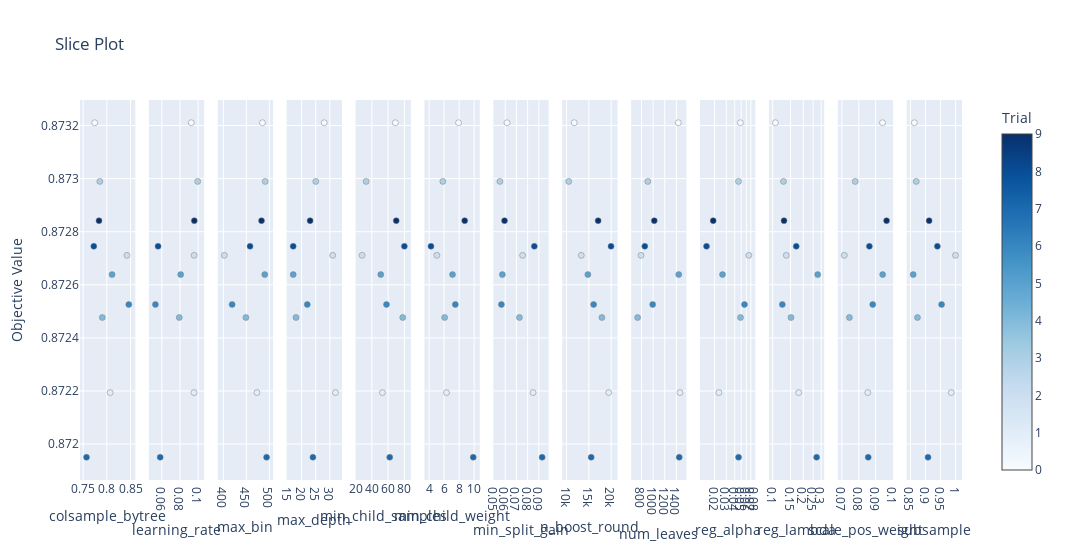

The cell this chart's notebook holds for it:
### Code cell
optuna.visualization.plot_slice(study)

### Figure 1 — Plotly figure (JSON) as saved in the notebook; plotly's stock layout.template omitted (floating-point values rounded to 4 significant figures)
{"data": [{"marker": {"color": [0, 1, 2, 3, 4, 5, 6, 7, 8, 9], "colorbar": {"title": {"text": "Trial"}, "x": 1, "xpad": 40}, "colorscale": [[0, "rgb(247,251,255)"], [0.125, "rgb(222,235,247)"], [0.25, "rgb(198,219,239)"], [0.375, "rgb(158,202,225)"], [0.5, "rgb(107,174,214)"], [0.625, "rgb(66,146,198)"], [0.75, "rgb(33,113,181)"], [0.875, "rgb(8,81,156)"], [1, "rgb(8,48,107)"]], "line": {"color": "Grey", "width": 0.5}, "showscale": true}, "mode": "markers", "name": "Feasible Trial", "showlegend": false, "type": "scatter", "x": [0.7746, 0.8071, 0.8426, 0.7852, 0.7905, 0.811, 0.8464, 0.7572, 0.7725, 0.7835], "xaxis": "x", "y": [0.8732, 0.8722, 0.8727, 0.873, 0.8725, 0.8726, 0.8725, 0.872, 0.8727, 0.8728], "yaxis": "y"}, {"marker": {"color": [0, 1, 2, 3, 4, 5, 6, 7, 8, 9], "colorbar": {"title": {"text": "Trial"}, "x": 1, "xpad": 40}, "colorscale": [[0, "rgb(247,251,255)"], [0.125, "rgb(222,235,247)"], [0.25, "rgb(198,219,239)"], [0.375, "rgb(158,202,225)"], [0.5, "rgb(107,174,214)"], [0.625, "rgb(66,146,198)"], [0.75, "rgb(33,113,181)"], [0.875, "rgb(8,81,156)"], [1, "rgb(8,48,107)"]], "line": {"color": "Grey", "width": 0.5}, "showscale": false}, "mode": "markers", "name": "Feasible Trial", "showlegend": false, "type": "scatter", "x": [0.09251, 0.09557, 0.09567, 0.09958, 0.07924, 0.08081, 0.05291, 0.05819, 0.05585, 0.09584], "xaxis": "x2", "y": [0.8732, 0.8722, 0.8727, 0.873, 0.8725, 0.8726, 0.8725, 0.872, 0.8727, 0.8728], "yaxis": "y2"}, {"marker": {"color": [0, 1, 2, 3, 4, 5, 6, 7, 8, 9], "colorbar": {"title": {"text": "Trial"}, "x": 1, "xpad": 40}, "colorscale": [[0, "rgb(247,251,255)"], [0.125, "rgb(222,235,247)"], [0.25, "rgb(198,219,239)"], [0.375, "rgb(158,202,225)"], [0.5, "rgb(107,174,214)"], [0.625, "rgb(66,146,198)"], [0.75, "rgb(33,113,181)"], [0.875, "rgb(8,81,156)"], [1, "rgb(8,48,107)"]], "line": {"color": "Grey", "width": 0.5}, "showscale": false}, "mode": "markers", "name": "Feasible Trial", "showlegend": false, "type": "scatter", "x": [485, 473, 402, 491, 449, 490, 419, 494, 458, 483], "xaxis": "x3", "y": [0.8732, 0.8722, 0.8727, 0.873, 0.8725, 0.8726, 0.8725, 0.872, 0.8727, 0.8728], "yaxis": "y3"}, {"marker": {"color": [0, 1, 2, 3, 4, 5, 6, 7, 8, 9], "colorbar": {"title": {"text": "Trial"}, "x": 1, "xpad": 40}, "colorscale": [[0, "rgb(247,251,255)"], [0.125, "rgb(222,235,247)"], [0.25, "rgb(198,219,239)"], [0.375, "rgb(158,202,225)"], [0.5, "rgb(107,174,214)"], [0.625, "rgb(66,146,198)"], [0.75, "rgb(33,113,181)"], [0.875, "rgb(8,81,156)"], [1, "rgb(8,48,107)"]], "line": {"color": "Grey", "width": 0.5}, "showscale": false}, "mode": "markers", "name": "Feasible Trial", "showlegend": false, "type": "scatter", "x": [28, 32, 31, 25, 18, 17, 22, 24, 17, 23], "xaxis": "x4", "y": [0.8732, 0.8722, 0.8727, 0.873, 0.8725, 0.8726, 0.8725, 0.872, 0.8727, 0.8728], "yaxis": "y4"}, {"marker": {"color": [0, 1, 2, 3, 4, 5, 6, 7, 8, 9], "colorbar": {"title": {"text": "Trial"}, "x": 1, "xpad": 40}, "colorscale": [[0, "rgb(247,251,255)"], [0.125, "rgb(222,235,247)"], [0.25, "rgb(198,219,239)"], [0.375, "rgb(158,202,225)"], [0.5, "rgb(107,174,214)"], [0.625, "rgb(66,146,198)"], [0.75, "rgb(33,113,181)"], [0.875, "rgb(8,81,156)"], [1, "rgb(8,48,107)"]], "line": {"color": "Grey", "width": 0.5}, "showscale": false}, "mode": "markers", "name": "Feasible Trial", "showlegend": false, "type": "scatter", "x": [69, 53, 28, 33, 78, 51, 58, 62, 80, 70], "xaxis": "x5", "y": [0.8732, 0.8722, 0.8727, 0.873, 0.8725, 0.8726, 0.8725, 0.872, 0.8727, 0.8728], "yaxis": "y5"}, {"marker": {"color": [0, 1, 2, 3, 4, 5, 6, 7, 8, 9], "colorbar": {"title": {"text": "Trial"}, "x": 1, "xpad": 40}, "colorscale": [[0, "rgb(247,251,255)"], [0.125, "rgb(222,235,247)"], [0.25, "rgb(198,219,239)"], [0.375, "rgb(158,202,225)"], [0.5, "rgb(107,174,214)"], [0.625, "rgb(66,146,198)"], [0.75, "rgb(33,113,181)"], [0.875, "rgb(8,81,156)"], [1, "rgb(8,48,107)"]], "line": {"color": "Grey", "width": 0.5}, "showscale": false}, "mode": "markers", "name": "Feasible Trial", "showlegend": false, "type": "scatter", "x": [7.927, 6.318, 5.034, 5.832, 6.075, 7.121, 7.497, 9.885, 4.25, 8.747], "xaxis": "x6", "y": [0.8732, 0.8722, 0.8727, 0.873, 0.8725, 0.8726, 0.8725, 0.872, 0.8727, 0.8728], "yaxis": "y6"}, {"marker": {"color": [0, 1, 2, 3, 4, 5, 6, 7, 8, 9], "colorbar": {"title": {"text": "Trial"}, "x": 1, "xpad": 40}, "colorscale": [[0, "rgb(247,251,255)"], [0.125, "rgb(222,235,247)"], [0.25, "rgb(198,219,239)"], [0.375, "rgb(158,202,225)"], [0.5, "rgb(107,174,214)"], [0.625, "rgb(66,146,198)"], [0.75, "rgb(33,113,181)"], [0.875, "rgb(8,81,156)"], [1, "rgb(8,48,107)"]], "line": {"color": "Grey", "width": 0.5}, "showscale": false}, "mode": "markers", "name": "Feasible Trial", "showlegend": false, "type": "scatter", "x": [0.06158, 0.08483, 0.0755, 0.05521, 0.0727, 0.05743, 0.0566, 0.09295, 0.08599, 0.05938], "xaxis": "x7", "y": [0.8732, 0.8722, 0.8727, 0.873, 0.8725, 0.8726, 0.8725, 0.872, 0.8727, 0.8728], "yaxis": "y7"}, {"marker": {"color": [0, 1, 2, 3, 4, 5, 6, 7, 8, 9], "colorbar": {"title": {"text": "Trial"}, "x": 1, "xpad": 40}, "colorscale": [[0, "rgb(247,251,255)"], [0.125, "rgb(222,235,247)"], [0.25, "rgb(198,219,239)"], [0.375, "rgb(158,202,225)"], [0.5, "rgb(107,174,214)"], [0.625, "rgb(66,146,198)"], [0.75, "rgb(33,113,181)"], [0.875, "rgb(8,81,156)"], [1, "rgb(8,48,107)"]], "line": {"color": "Grey", "width": 0.5}, "showscale": false}, "mode": "markers", "name": "Feasible Trial", "showlegend": false, "type": "scatter", "x": [11705, 19444, 13298, 10492, 17924, 14773, 16067, 15524, 19969, 17078], "xaxis": "x8", "y": [0.8732, 0.8722, 0.8727, 0.873, 0.8725, 0.8726, 0.8725, 0.872, 0.8727, 0.8728], "yaxis": "y8"}, {"marker": {"color": [0, 1, 2, 3, 4, 5, 6, 7, 8, 9], "colorbar": {"title": {"text": "Trial"}, "x": 1, "xpad": 40}, "colorscale": [[0, "rgb(247,251,255)"], [0.125, "rgb(222,235,247)"], [0.25, "rgb(198,219,239)"], [0.375, "rgb(158,202,225)"], [0.5, "rgb(107,174,214)"], [0.625, "rgb(66,146,198)"], [0.75, "rgb(33,113,181)"], [0.875, "rgb(8,81,156)"], [1, "rgb(8,48,107)"]], "line": {"color": "Grey", "width": 0.5}, "showscale": false}, "mode": "markers", "name": "Feasible Trial", "showlegend": false, "type": "scatter", "x": [1432, 1461, 792, 909, 734, 1441, 993, 1449, 857, 1020], "xaxis": "x9", "y": [0.8732, 0.8722, 0.8727, 0.873, 0.8725, 0.8726, 0.8725, 0.872, 0.8727, 0.8728], "yaxis": "y9"}, {"marker": {"color": [0, 1, 2, 3, 4, 5, 6, 7, 8, 9], "colorbar": {"title": {"text": "Trial"}, "x": 1, "xpad": 40}, "colorscale": [[0, "rgb(247,251,255)"], [0.125, "rgb(222,235,247)"], [0.25, "rgb(198,219,239)"], [0.375, "rgb(158,202,225)"], [0.5, "rgb(107,174,214)"], [0.625, "rgb(66,146,198)"], [0.75, "rgb(33,113,181)"], [0.875, "rgb(8,81,156)"], [1, "rgb(8,48,107)"]], "line": {"color": "Grey", "width": 0.5}, "showscale": false}, "mode": "markers", "name": "Feasible Trial", "showlegend": false, "type": "scatter", "x": [0.04876, 0.02321, 0.06517, 0.04562, 0.04895, 0.02627, 0.05609, 0.04572, 0.01514, 0.01906], "xaxis": "x10", "y": [0.8732, 0.8722, 0.8727, 0.873, 0.8725, 0.8726, 0.8725, 0.872, 0.8727, 0.8728], "yaxis": "y10"}, {"marker": {"color": [0, 1, 2, 3, 4, 5, 6, 7, 8, 9], "colorbar": {"title": {"text": "Trial"}, "x": 1, "xpad": 40}, "colorscale": [[0, "rgb(247,251,255)"], [0.125, "rgb(222,235,247)"], [0.25, "rgb(198,219,239)"], [0.375, "rgb(158,202,225)"], [0.5, "rgb(107,174,214)"], [0.625, "rgb(66,146,198)"], [0.75, "rgb(33,113,181)"], [0.875, "rgb(8,81,156)"], [1, "rgb(8,48,107)"]], "line": {"color": "Grey", "width": 0.5}, "showscale": false}, "mode": "markers", "name": "Feasible Trial", "showlegend": false, "type": "scatter", "x": [0.1063, 0.1802, 0.1361, 0.1276, 0.1513, 0.2773, 0.1243, 0.2706, 0.1704, 0.1292], "xaxis": "x11", "y": [0.8732, 0.8722, 0.8727, 0.873, 0.8725, 0.8726, 0.8725, 0.872, 0.8727, 0.8728], "yaxis": "y11"}, {"marker": {"color": [0, 1, 2, 3, 4, 5, 6, 7, 8, 9], "colorbar": {"title": {"text": "Trial"}, "x": 1, "xpad": 40}, "colorscale": [[0, "rgb(247,251,255)"], [0.125, "rgb(222,235,247)"], [0.25, "rgb(198,219,239)"], [0.375, "rgb(158,202,225)"], [0.5, "rgb(107,174,214)"], [0.625, "rgb(66,146,198)"], [0.75, "rgb(33,113,181)"], [0.875, "rgb(8,81,156)"], [1, "rgb(8,48,107)"]], "line": {"color": "Grey", "width": 0.5}, "showscale": false}, "mode": "markers", "name": "Feasible Trial", "showlegend": false, "type": "scatter", "x": [0.09407, 0.08533, 0.07143, 0.0779, 0.07444, 0.09416, 0.08828, 0.08559, 0.08628, 0.0965], "xaxis": "x12", "y": [0.8732, 0.8722, 0.8727, 0.873, 0.8725, 0.8726, 0.8725, 0.872, 0.8727, 0.8728], "yaxis": "y12"}, {"marker": {"color": [0, 1, 2, 3, 4, 5, 6, 7, 8, 9], "colorbar": {"title": {"text": "Trial"}, "x": 1, "xpad": 40}, "colorscale": [[0, "rgb(247,251,255)"], [0.125, "rgb(222,235,247)"], [0.25, "rgb(198,219,239)"], [0.375, "rgb(158,202,225)"], [0.5, "rgb(107,174,214)"], [0.625, "rgb(66,146,198)"], [0.75, "rgb(33,113,181)"], [0.875, "rgb(8,81,156)"], [1, "rgb(8,48,107)"]], "line": {"color": "Grey", "width": 0.5}, "showscale": false}, "mode": "markers", "name": "Feasible Trial", "showlegend": false, "type": "scatter", "x": [0.8628, 0.9853, 0.9995, 0.8692, 0.8733, 0.859, 0.9533, 0.9082, 0.9394, 0.9118], "xaxis": "x13", "y": [0.8732, 0.8722, 0.8727, 0.873, 0.8725, 0.8726, 0.8725, 0.872, 0.8727, 0.8728], "yaxis": "y13"}], "layout": {"title": {"text": "Slice Plot"}, "width": 3900, "xaxis": {"anchor": "y", "domain": [0, 0.06272], "title": {"text": "colsample_bytree"}}, "xaxis10": {"anchor": "y10", "domain": [0.703, 0.7657], "title": {"text": "reg_alpha"}, "type": "log"}, "xaxis11": {"anchor": "y11", "domain": [0.7811, 0.8438], "title": {"text": "reg_lambda"}, "type": "log"}, "xaxis12": {"anchor": "y12", "domain": [0.8592, 0.9219], "title": {"text": "scale_pos_weight"}}, "xaxis13": {"anchor": "y13", "domain": [0.9373, 1.0], "title": {"text": "subsample"}}, "xaxis2": {"anchor": "y2", "domain": [0.07811, 0.1408], "title": {"text": "learning_rate"}}, "xaxis3": {"anchor": "y3", "domain": [0.1562, 0.2189], "title": {"text": "max_bin"}}, "xaxis4": {"anchor": "y4", "domain": [0.2343, 0.297], "title": {"text": "max_depth"}}, "xaxis5": {"anchor": "y5", "domain": [0.3124, 0.3751], "title": {"text": "min_child_samples"}}, "xaxis6": {"anchor": "y6", "domain": [0.3905, 0.4533], "title": {"text": "min_child_weight"}}, "xaxis7": {"anchor": "y7", "domain": [0.4686, 0.5314], "title": {"text": "min_split_gain"}}, "xaxis8": {"anchor": "y8", "domain": [0.5467, 0.6095], "title": {"text": "n_boost_round"}}, "xaxis9": {"anchor": "y9", "domain": [0.6249, 0.6876], "title": {"text": "num_leaves"}}, "yaxis": {"anchor": "x", "domain": [0, 1], "title": {"text": "Objective Value"}}, "yaxis10": {"anchor": "x10", "domain": [0, 1], "matches": "y", "showticklabels": false}, "yaxis11": {"anchor": "x11", "domain": [0, 1], "matches": "y", "showticklabels": false}, "yaxis12": {"anchor": "x12", "domain": [0, 1], "matches": "y", "showticklabels": false}, "yaxis13": {"anchor": "x13", "domain": [0, 1], "matches": "y", "showticklabels": false}, "yaxis2": {"anchor": "x2", "domain": [0, 1], "matches": "y", "showticklabels": false}, "yaxis3": {"anchor": "x3", "domain": [0, 1], "matches": "y", "showticklabels": false}, "yaxis4": {"anchor": "x4", "domain": [0, 1], "matches": "y", "showticklabels": false}, "yaxis5": {"anchor": "x5", "domain": [0, 1], "matches": "y", "showticklabels": false}, "yaxis6": {"anchor": "x6", "domain": [0, 1], "matches": "y", "showticklabels": false}, "yaxis7": {"anchor": "x7", "domain": [0, 1], "matches": "y", "showticklabels": false}, "yaxis8": {"anchor": "x8", "domain": [0, 1], "matches": "y", "showticklabels": false}, "yaxis9": {"anchor": "x9", "domain": [0, 1], "matches": "y", "showticklabels": false}}}
